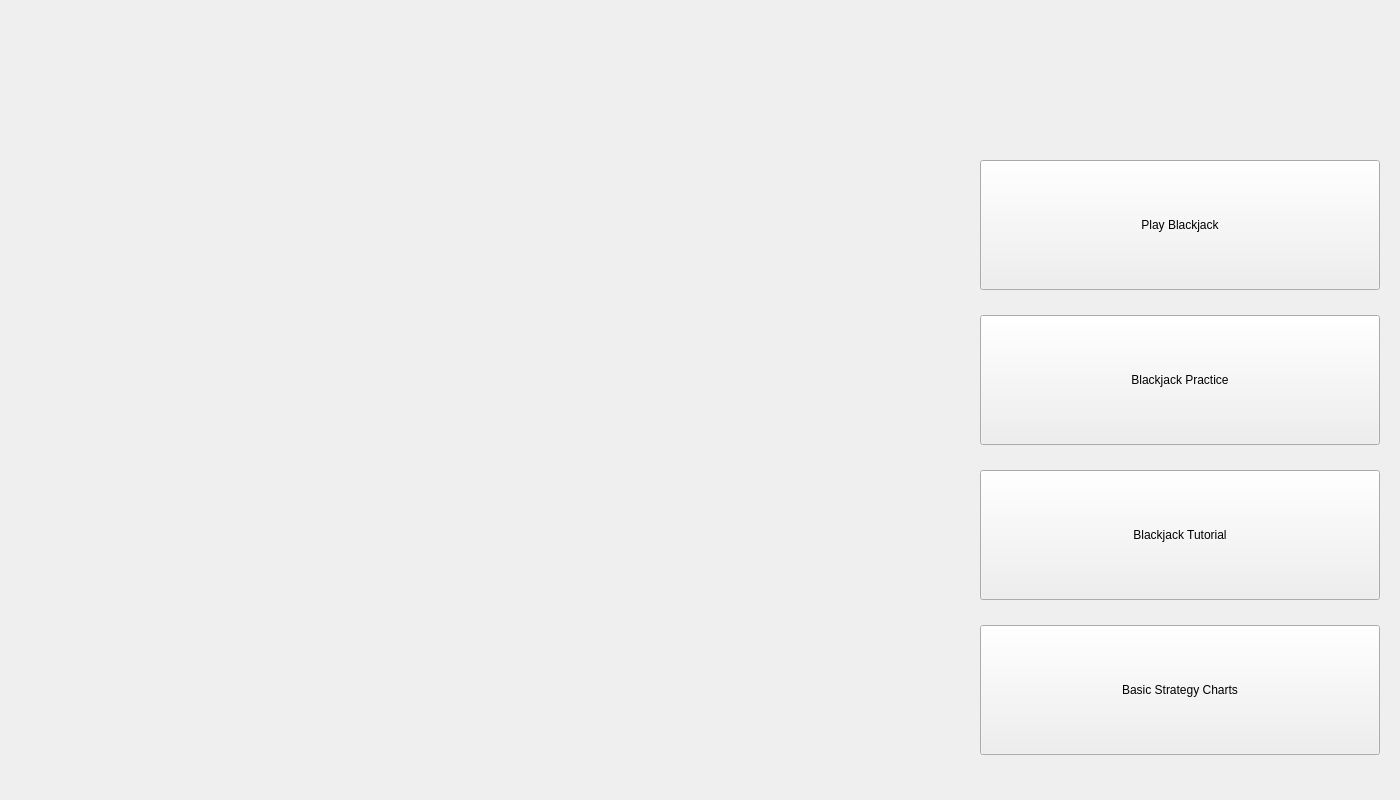
    <widget class="QWidget" name="startMenu">
     <property name="sizePolicy">
      <sizepolicy hsizetype="Fixed" vsizetype="Fixed">
       <horstretch>0</horstretch>
       <verstretch>0</verstretch>
      </sizepolicy>
     </property>
     <property name="minimumSize">
      <size>
       <width>1400</width>
       <height>800</height>
      </size>
     </property>
     <property name="maximumSize">
      <size>
       <width>1400</width>
       <height>800</height>
      </size>
     </property>
     <widget class="QWidget" name="startMenuButtonArea" native="true">
      <property name="geometry">
       <rect>
        <x>960</x>
        <y>0</y>
        <width>440</width>
        <height>800</height>
       </rect>
      </property>
      <property name="sizePolicy">
       <sizepolicy hsizetype="Fixed" vsizetype="Fixed">
        <horstretch>0</horstretch>
        <verstretch>0</verstretch>
       </sizepolicy>
      </property>
      <property name="minimumSize">
       <size>
        <width>440</width>
        <height>800</height>
       </size>
      </property>
      <property name="maximumSize">
       <size>
        <width>440</width>
        <height>800</height>
       </size>
      </property>
      <property name="whatsThis">
       <string notr="true"/>
      </property>
      <property name="layoutDirection">
       <enum>Qt::LayoutDirection::LeftToRight</enum>
      </property>
      <layout class="QVBoxLayout" name="startButtonsVerticalLayout">
       <property name="spacing">
        <number>10</number>
       </property>
       <property name="leftMargin">
        <number>20</number>
       </property>
       <property name="topMargin">
        <number>20</number>
       </property>
       <property name="rightMargin">
        <number>20</number>
       </property>
       <property name="bottomMargin">
        <number>30</number>
       </property>
       <item>
        <widget class="QLabel" name="startMenuTitleCard">
         <property name="sizePolicy">
          <sizepolicy hsizetype="Minimum" vsizetype="Minimum">
           <horstretch>0</horstretch>
           <verstretch>0</verstretch>
          </sizepolicy>
         </property>
         <property name="minimumSize">
          <size>
           <width>400</width>
           <height>100</height>
          </size>
         </property>
         <property name="maximumSize">
          <size>
           <width>16777215</width>
           <height>100</height>
          </size>
         </property>
         <property name="text">
          <string/>
         </property>
        </widget>
       </item>
       <item>
        <widget class="QPushButton" name="blackjackPlayButton">
         <property name="sizePolicy">
          <sizepolicy hsizetype="Fixed" vsizetype="Fixed">
           <horstretch>0</horstretch>
           <verstretch>0</verstretch>
          </sizepolicy>
         </property>
         <property name="minimumSize">
          <size>
           <width>400</width>
           <height>130</height>
          </size>
         </property>
         <property name="text">
          <string>Play Blackjack</string>
         </property>
        </widget>
       </item>
       <item>
        <widget class="QPushButton" name="blackjackPracticeButton">
         <property name="sizePolicy">
          <sizepolicy hsizetype="Fixed" vsizetype="Fixed">
           <horstretch>0</horstretch>
           <verstretch>0</verstretch>
          </sizepolicy>
         </property>
         <property name="minimumSize">
          <size>
           <width>400</width>
           <height>130</height>
          </size>
         </property>
         <property name="text">
          <string>Blackjack Practice</string>
         </property>
        </widget>
       </item>
       <item>
        <widget class="QPushButton" name="blackjackTutorialButton">
         <property name="sizePolicy">
          <sizepolicy hsizetype="Fixed" vsizetype="Fixed">
           <horstretch>0</horstretch>
           <verstretch>0</verstretch>
          </sizepolicy>
         </property>
         <property name="minimumSize">
          <size>
           <width>400</width>
           <height>130</height>
          </size>
         </property>
         <property name="text">
          <string>Blackjack Tutorial</string>
         </property>
        </widget>
       </item>
       <item>
        <widget class="QPushButton" name="basicStrategyChartButton">
         <property name="sizePolicy">
          <sizepolicy hsizetype="Fixed" vsizetype="Fixed">
           <horstretch>0</horstretch>
           <verstretch>0</verstretch>
          </sizepolicy>
         </property>
         <property name="minimumSize">
          <size>
           <width>400</width>
           <height>130</height>
          </size>
         </property>
         <property name="text">
          <string>Basic Strategy Charts</string>
         </property>
        </widget>
       </item>
      </layout>
     </widget>
     <widget class="QWidget" name="startMenuMainWidget" native="true">
      <property name="geometry">
       <rect>
        <x>0</x>
        <y>0</y>
        <width>960</width>
        <height>800</height>
       </rect>
      </property>
     </widget>
    </widget>
